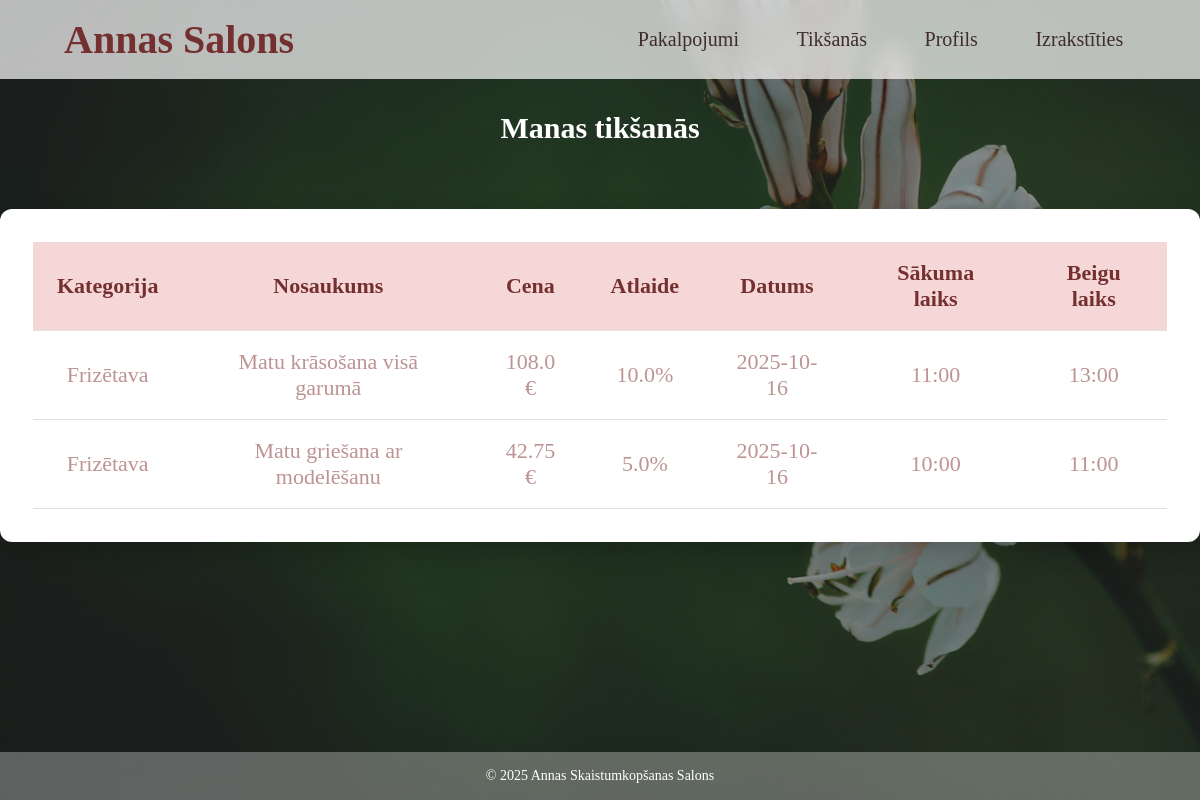
/tiksanas (signed in), run on the app's committed database.
### tables this page shows
CREATE TABLE appointments (
                id INTEGER PRIMARY KEY AUTOINCREMENT,
                klienta_id INTEGER NOT NULL,
                pakalpojuma_id INTEGER NOT NULL,
                datums TEXT NOT NULL,
                sakuma_laiks TEXT NOT NULL,
                beigu_laiks TEXT NOT NULL,
                FOREIGN KEY(klienta_id) REFERENCES klienti(id),
                FOREIGN KEY(pakalpojuma_id) REFERENCES pakalpojumi(id)
            );

CREATE TABLE pakalpojumi (
                id INTEGER PRIMARY KEY AUTOINCREMENT,
                kategorija TEXT NOT NULL,
                nosaukums TEXT NOT NULL,
                cena REAL NOT NULL,
                atlaide REAL DEFAULT 0
            );

### app.py (the view)
@app.route('/tiksanas')
def tiksanas():
    if 'username' not in session:
        return redirect(url_for('pieteikties'))
    conn = get_db()
    c = conn.cursor()
    is_admin = (session.get('username') == ADMIN_USERNAME)
    if is_admin:
        c.execute('''
            SELECT a.*, p.kategorija, p.nosaukums, p.cena, p.atlaide,
                   k.vards AS klienta_vards, k.uzvards AS klienta_uzvards, k.username AS klienta_username
            FROM appointments a
            JOIN pakalpojumi p ON a.pakalpojuma_id = p.id
            JOIN klienti k ON a.klienta_id = k.id
            ORDER BY a.datums DESC, a.sakuma_laiks DESC
        ''')
        appointments = c.fetchall()
    else:
        c.execute('SELECT * FROM klienti WHERE username=?', (session['username'],))
        user = c.fetchone()
        if not user:
            flash('Lietotājs nav atrasts!', 'danger')
            return redirect(url_for('home'))
        c.execute('''
            SELECT a.*, p.kategorija, p.nosaukums, p.cena, p.atlaide
            FROM appointments a
            JOIN pakalpojumi p ON a.pakalpojuma_id = p.id
            WHERE a.klienta_id=?
            ORDER BY a.datums DESC, a.sakuma_laiks DESC
        ''', (user['id'],))
        appointments = c.fetchall()
    appointments_list = []
    for pak in appointments:
        cena = pak['cena']
        atlaide = pak['atlaide'] if 'atlaide' in pak.keys() and pak['atlaide'] is not None else 0
        try:
            atlaide_val = float(str(atlaide).replace('%',''))
        except:
            atlaide_val = 0
        cena_kopa = round(float(cena) * (1 - atlaide_val/100), 2)
        pak_dict = dict(pak)
        pak_dict['cena_kopa'] = cena_kopa
        appointments_list.append(pak_dict)
    conn.close()
    return render_template('tiksanas.html', appointments=appointments_list, is_admin=is_admin)

### app.py (called while the page is built)
def get_db():
    conn = sqlite3.connect(DATABASE)
    conn.row_factory = sqlite3.Row
    return conn

@app.context_processor
def inject_user():
    return dict(logged_in=('username' in session), username=session.get('username'))

### templates/tiksanas.html (shortened to what this page needs)
<!DOCTYPE html>
<html lang="en">
<head>
    <link rel="stylesheet" href="{{ url_for('static', filename='style.css') }}?v=1">
</head>
<body>
    <header>
        <h1><a href="/">Annas Salons</a></h1>
        <nav>
            <a href="/pakalpojumi">Pakalpojumi</a>
            {% if not logged_in %}
                <a href="/registreties">Reģistrēties</a>
                <a href="/pieteikties">Pieteikties</a>
            {% else %}
                <a href="/tiksanas">Tikšanās</a>
                <a href="/profils">Profils</a>
                <a href="{{ url_for('logout') }}">Izrakstīties</a>
            {% endif %}
        </nav>
    </header>
    <main>
        {% if is_admin %}
        <div class="div-2"><h2>Visas klientu tikšanās</h2></div>
        {% else %}
        <div class="div-2"><h2>Manas tikšanās</h2></div>
        {% endif %}
        {% if appointments and appointments|length > 0 %}
        <div class="div-4">
            <table class="tks-tabula" style="width:100%; border-collapse:collapse;">
                <thead>
                    <tr>
                        <th>Kategorija</th>
                        <th>Nosaukums</th>
                        <th>Cena</th>
                        <th>Atlaide</th>
                        <th>Datums</th>
                        <th>Sākuma laiks</th>
                        <th>Beigu laiks</th>
                    </tr>
                </thead>
                <tbody>
                    {% for pak in appointments %}
                    <tr>
                        <td>{{ pak.kategorija }}</td>
                        <td>{{ pak.nosaukums }}</td>
                        <td>{{ pak.cena_kopa }} €</td>
                        <td>
                            {% if pak.atlaide is defined %}
                                {{ pak.atlaide }}%
                            {% else %}
                                0%
                            {% endif %}
                        </td>
                        <td>{{ pak.datums }}</td>
                        <td>{{ pak.sakuma_laiks }}</td>
                        <td>{{ pak.beigu_laiks }}</td>
                    </tr>
                    {% endfor %}
                </tbody>
            </table>
        </div>
        {% else %}
            <div class="div-1">
                <p>Jums nav nevienas tikšanās.</p>
                <p><a href="{{ url_for('pakalpojumi') }}"><button class="btn-li">Pievienot tikšanos</button></a></p>
            </div>
        {% endif %}
    </main>
    <footer>
        <p>&copy; 2025 Annas Skaistumkopšanas Salons</p>
    </footer>
</body>
</html>

### data on the page
appointments: kategorija "Frizētava", nosaukums "Matu krāsošana visā garumā", cena_kopa "108.0", atlaide "10.0", datums "2025-10-16", sakuma_laiks "11:00", beigu_laiks "13:00"
appointments: kategorija "Frizētava", nosaukums "Matu griešana ar modelēšanu", cena_kopa "42.75", atlaide "5.0", datums "2025-10-16", sakuma_laiks "10:00", beigu_laiks "11:00"
